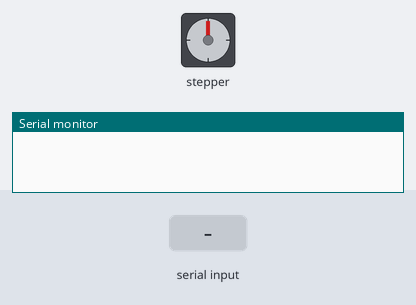
The sketch below on a simulated Arduino Uno, built with avr-gcc and run on an emulated ATmega328P. Parts: stepper motor, the last lines printed to the serial monitor. The inputs (shaded band) are chosen by the test bench. Stepper angles assume 200 steps per turn.

Above: at 1.2 s.
1.3 s: "s" received over Serial
At 1.45 s:
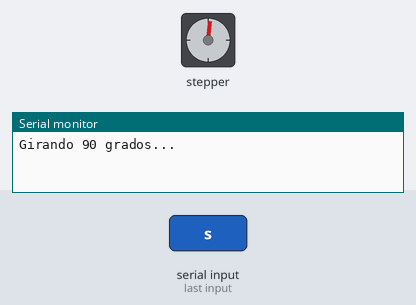
At 2.05 s:
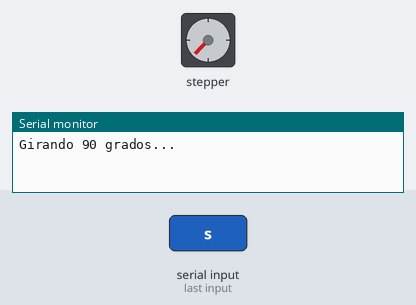
Timing chart, 0 to 4.3 s (numbered marks = the images above; inputs shaded):
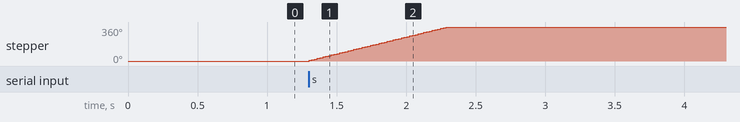

Measured:
- after the input at 1.3 s, stepper: turns 360° clockwise in 0.99 s, starting at once

The sketch:

ARDUINO.ino
```cpp
#include <Stepper.h>

const int stepsPerRevolution = 200; // número de pasos por revolución de tu motor
Stepper myStepper(stepsPerRevolution, 8, 9, 10, 11); // Pines del motor

void setup() {
  Serial.begin(9600);
  myStepper.setSpeed(60); //velocidad de giro de tu motor
}

void loop() {
  if (Serial.available() > 0) {
    char command = Serial.read();
    if (command == 's') {
      Serial.println("Girando 90 grados...");
      myStepper.step(200);
      delay(120000);
      Serial.println("Girando -90 grados...");
      myStepper.step(-200);
    }
  }
}
```
